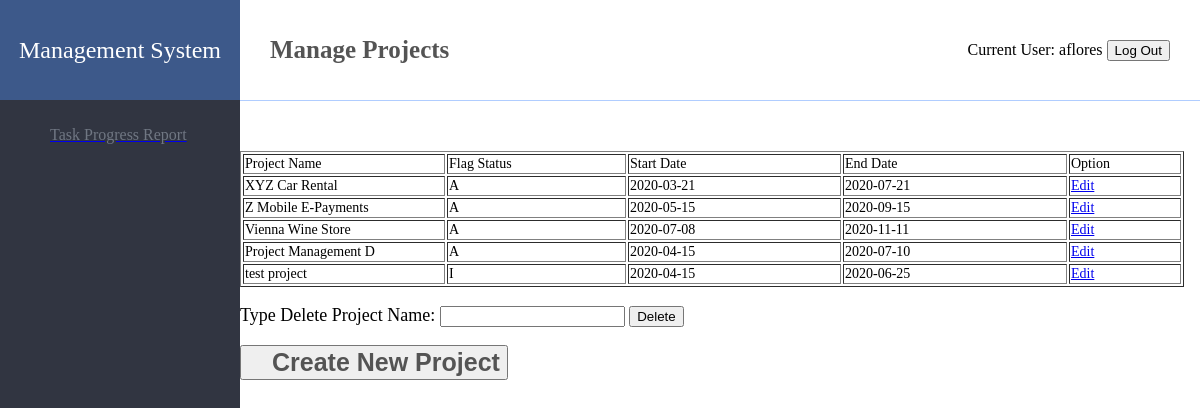
Page /oldfiles/index1.php (signed in) on the committed database.
### tables this page shows
CREATE TABLE MENU(
	MenuID int(6) PRIMARY KEY AUTO_INCREMENT,
    MenuName varchar(30) NOT NULL,
    url varchar(50)
);

CREATE TABLE USER_LOGIN(
	Username varchar(15) PRIMARY KEY NOT NULL,
    ClientID int(6),
    EmployeeID int(6),
    PasswordHash BINARY(20) NOT NULL,
    Salt BINARY(20) NOT NULL,
    FOREIGN KEY (ClientID) REFERENCES client(ClientID),
    FOREIGN KEY (EmployeeID) REFERENCES employee(EmployeeID)
);

CREATE TABLE `PROJECT` (
  `ProjectID` int(6) NOT NULL,
  `ProjectName` varchar(20) DEFAULT NULL,
  `ProjectLeaderID` int(6) NOT NULL,
  `FlagStatus` varchar(1) DEFAULT NULL,
  `Revenue` double DEFAULT NULL,
  `NetGainOrLoss` double DEFAULT NULL,
  `Start_Date` date DEFAULT NULL,
  `End_Date` date DEFAULT NULL
);

### Module/Login/session.php (called while the page is built, shortened)
<?php
$user_check=$_SESSION['login_user'];
$ses_sql=mysqli_query($conn,"SELECT Username, EmployeeName FROM `USER_LOGIN` a INNER JOIN `EMPLOYEE` b ON a.EmployeeID = b.EmployeeID AND Username = '".$user_check."'");
$row = mysqli_fetch_assoc($ses_sql);
$login_session = $row['Username'];
if(!isset($login_session)){
    $ses_sql=mysqli_query($conn,"SELECT Username, ClientName FROM `USER_LOGIN` a INNER JOIN `CLIENT` b ON a.ClientID = b.ClientID AND Username = '".$user_check."'");
    $row = mysqli_fetch_assoc($ses_sql);
    $login_session = $row['Username'];
}
?>

### oldfiles/index1.php (the view, shortened to what this page needs)
<?php require_once('Connections/remotesql.php'); ?>
<?php include 'Source/connect.php';?>
<?php include('Module/Login/session.php'); ?>
<?php
$maxRows_ProjectRecordset = 10;
$pageNum_ProjectRecordset = 0;
$startRow_ProjectRecordset = $pageNum_ProjectRecordset * $maxRows_ProjectRecordset;
$query_ProjectRecordset = "SELECT * FROM PROJECT";
$query_limit_ProjectRecordset = sprintf("%s LIMIT %d, %d", $query_ProjectRecordset, $startRow_ProjectRecordset, $maxRows_ProjectRecordset);
$ProjectRecordset = mysql_query($query_limit_ProjectRecordset, $remotesql) or die(mysql_error());
$row_ProjectRecordset = mysql_fetch_assoc($ProjectRecordset);
?>
<!DOCTYPE html>
<html>
	<head>
		<link rel="stylesheet" href="css/page.css" />
	</head>
	<body>
		<div class="left">
			<div class="bigTitle">Management System</div>
			<div class="lines">
<? $sql_menu = "SELECT MENU.MenuName, MENU.url FROM MENU, ASSIGNED_MENU WHERE MENU.MenuID = ASSIGNED_MENU.MenuID AND ASSIGNED_MENU.Username = '$login_session'";
$result_menu = $conn->query($sql_menu);
while($row_menu = $result_menu->fetch_array()){
?>
				<a href="<? echo $row_menu[1]; ?>"><div onclick="pageClick(this)"> <? echo $row_menu[0]; ?> </div></a>
<?
}
?>
			</div>
		</div>
		<div class="top">
			<div class="leftTiyle" id="flTitle">Manage Projects</div>
			<div class="thisUser">
        Current User: <?php echo $login_session; ?>
        <button id="menu-logout" type="button">
				  Log Out
				</button>
      </div>
		</div>
		<div class="content" margin-top: 50px>
		  <form name="form1" method="post" action="">
		    <table width="944" border="1">
		      <tr>
		        <td width="198">Project Name</td>
		        <td width="175">Flag Status</td>
		        <td width="209">Start Date</td>
		        <td width="220">End Date</td>
		        <td width="108">Option</td>
	          </tr>
              <?php do { ?>
              <tr>
                <td><?php echo $row_ProjectRecordset['ProjectName']; ?></td>
                <td><?php echo $row_ProjectRecordset['FlagStatus']; ?></td>
                <td><?php echo $row_ProjectRecordset['Start_Date']; ?></td>
                <td><?php echo $row_ProjectRecordset['End_Date']; ?></td>
                <td><a href="EditProject.php?name=<?php echo $row_ProjectRecordset['ProjectName']; ?>">Edit</a></td>
              </tr>
                <?php } while ($row_ProjectRecordset = mysql_fetch_assoc($ProjectRecordset)); ?>
            </table>
		    <p>Type Delete Project Name:
		      <input type="text" name="deletefield" id="deletefield">
		      <input type="submit" name="button2" id="button2" value="Delete">
		    </p>
		  </form>
        <p>
         <a href="function2.php"> <input name="button" type="submit" class="leftTiyle" id="button" value="Create New Project"></a>
        </p>
        </div>
	</body>
</html>

### css/page.css (style rules this page uses)
body { margin: 0px; padding: 0px; }
.left { background: #313541; width: 20%; float: left; position: absolute; top: 0px; bottom: 0px; }
.top { width: 80%; float: right; height: 100px; line-height: 100px; border-bottom: 1px solid #b0cdff; }
.content { float: right; width: 80%; text-align: left; font-size: 14px; margin-top: 50px; }
.leftTiyle { font-size: 25px; padding-left: 30px; font-weight: 600; color: #545454; float: left; }
.thisUser { float: right; margin-right: 30px; }
.bigTitle { background: #3d598a; color: #fff; height: 100px; line-height: 100px; text-align: center; font-size: 24px; font-family: -webkit-body; }
.lines div { height: 70px; line-height: 70px; padding-left: 50px; color: #707783; }
.content form p { font-size: 18px; }
.content form p { font-size: 18px; text-align: left; }

### rows in the picture
menu: MenuName "Task Progress Report"
user_login: Username "aflores"
project: ProjectName "XYZ Car Rental", FlagStatus "A", Start_Date "2020-03-21", End_Date "2020-07-21"
project: ProjectName "Z Mobile E-Payments", FlagStatus "A", Start_Date "2020-05-15", End_Date "2020-09-15"
project: ProjectName "Vienna Wine Store", FlagStatus "A", Start_Date "2020-07-08", End_Date "2020-11-11"
project: ProjectName "Project Management D", FlagStatus "A", Start_Date "2020-04-15", End_Date "2020-07-10"
project: ProjectName "test project", FlagStatus "I", Start_Date "2020-04-15", End_Date "2020-06-25"
